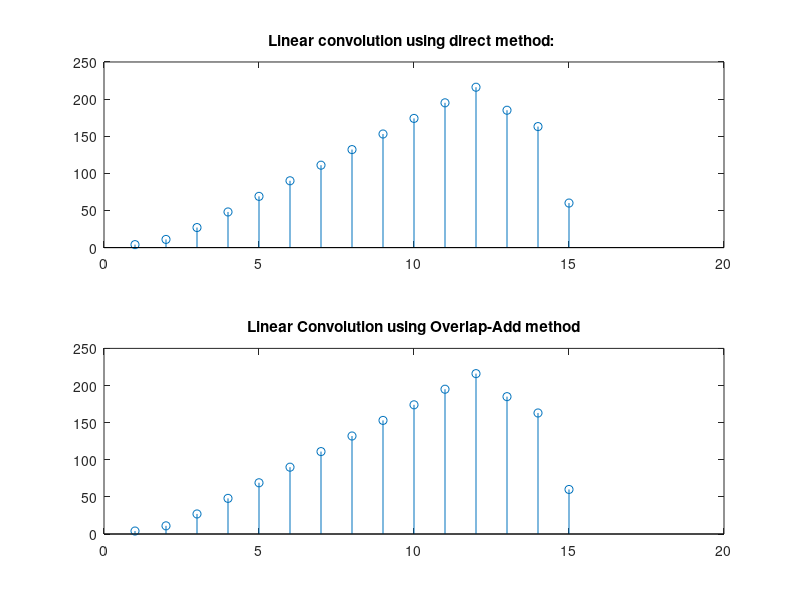

Recreate this plot in MATLAB.
% x = input('Enter x: ');
% h = input('Enter h: ');
% N = input('Enter N: ');
x = [1 2 3 4 5 6 7 8 9 10 11 12];
h = [4 3 9 5];
N = 4; 
Y=conv(x,h);
disp(Y);
subplot(2,1,1);
stem(Y);
title('Linear convolution using direct method: ');

M = length(h);
L = length(x);
H = [h zeros(1,N-M)];
num_segments = ceil(L/N);
Y_ = zeros(1, L+M-1);
for i = 1:num_segments
    start_index = (i-1)*N + 1;
    end_index = min(i*N, L);
    segment = x(start_index:end_index);
    y = conv(segment, H);
    Y_(start_index:start_index+length(y)-1) = Y_(start_index:start_index+length(y)-1)+y;
end
subplot(2,1,2);
stem(Y_);
disp(Y_);
title('Linear Convolution using Overlap-Add method')